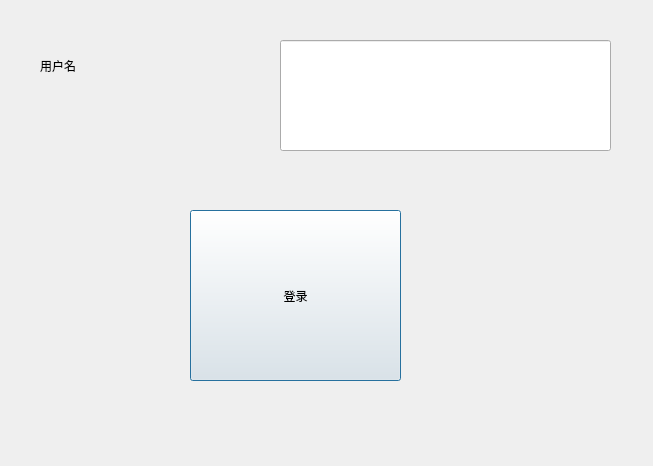
<?xml version="1.0" encoding="UTF-8"?>
<ui version="4.0">
 <class>LoginDialog</class>
 <widget class="QDialog" name="LoginDialog">
  <property name="geometry">
   <rect>
    <x>0</x>
    <y>0</y>
    <width>653</width>
    <height>466</height>
   </rect>
  </property>
  <property name="windowTitle">
   <string>Dialog</string>
  </property>
  <widget class="QPushButton" name="pushButton">
   <property name="geometry">
    <rect>
     <x>190</x>
     <y>210</y>
     <width>211</width>
     <height>171</height>
    </rect>
   </property>
   <property name="text">
    <string>登录</string>
   </property>
  </widget>
  <widget class="QLabel" name="label">
   <property name="geometry">
    <rect>
     <x>40</x>
     <y>20</y>
     <width>161</width>
     <height>91</height>
    </rect>
   </property>
   <property name="text">
    <string>用户名</string>
   </property>
  </widget>
  <widget class="QLineEdit" name="lineEdit">
   <property name="geometry">
    <rect>
     <x>280</x>
     <y>40</y>
     <width>331</width>
     <height>111</height>
    </rect>
   </property>
  </widget>
 </widget>
 <resources/>
 <connections/>
</ui>
